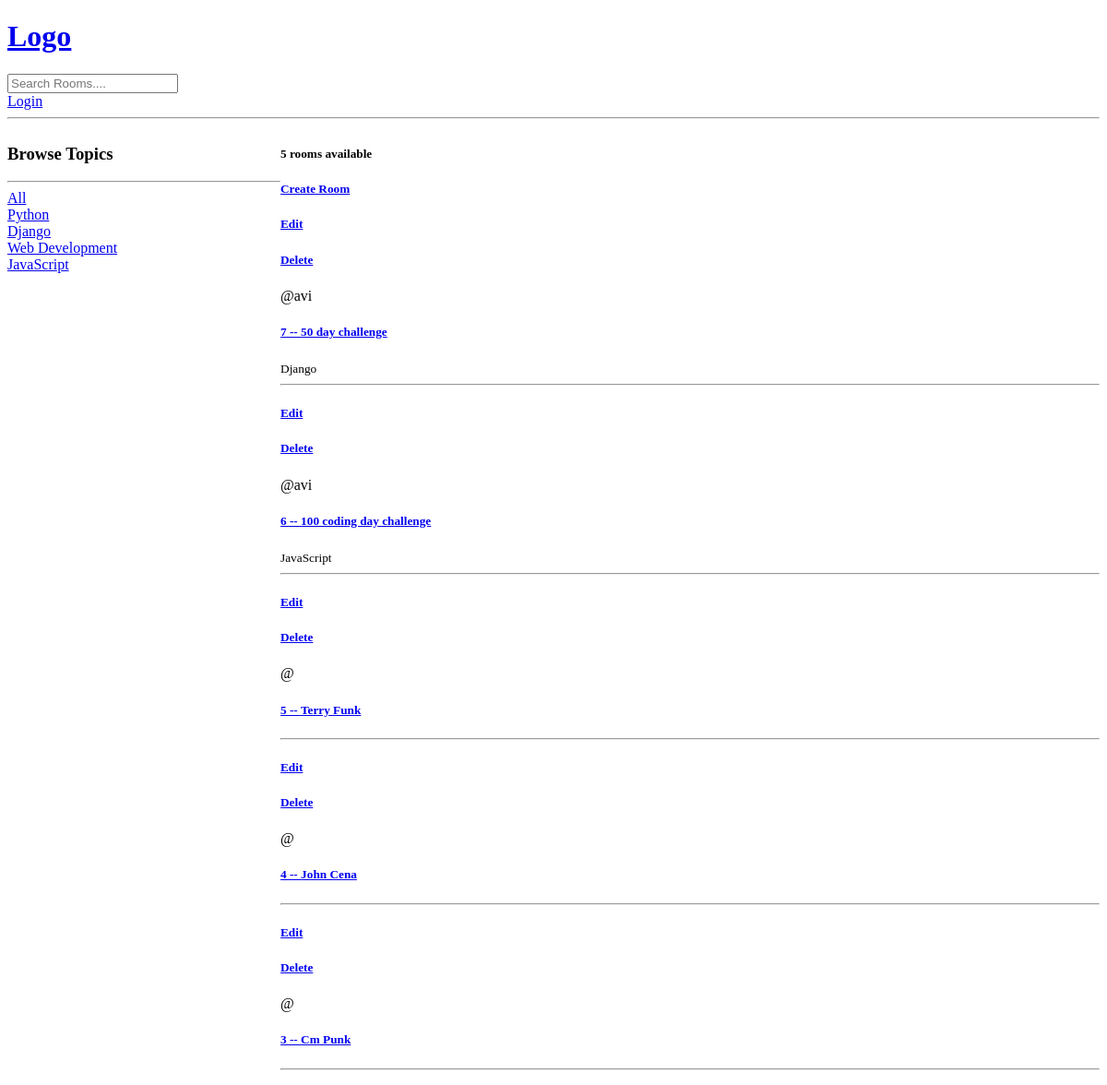
Before: / with the older database file.
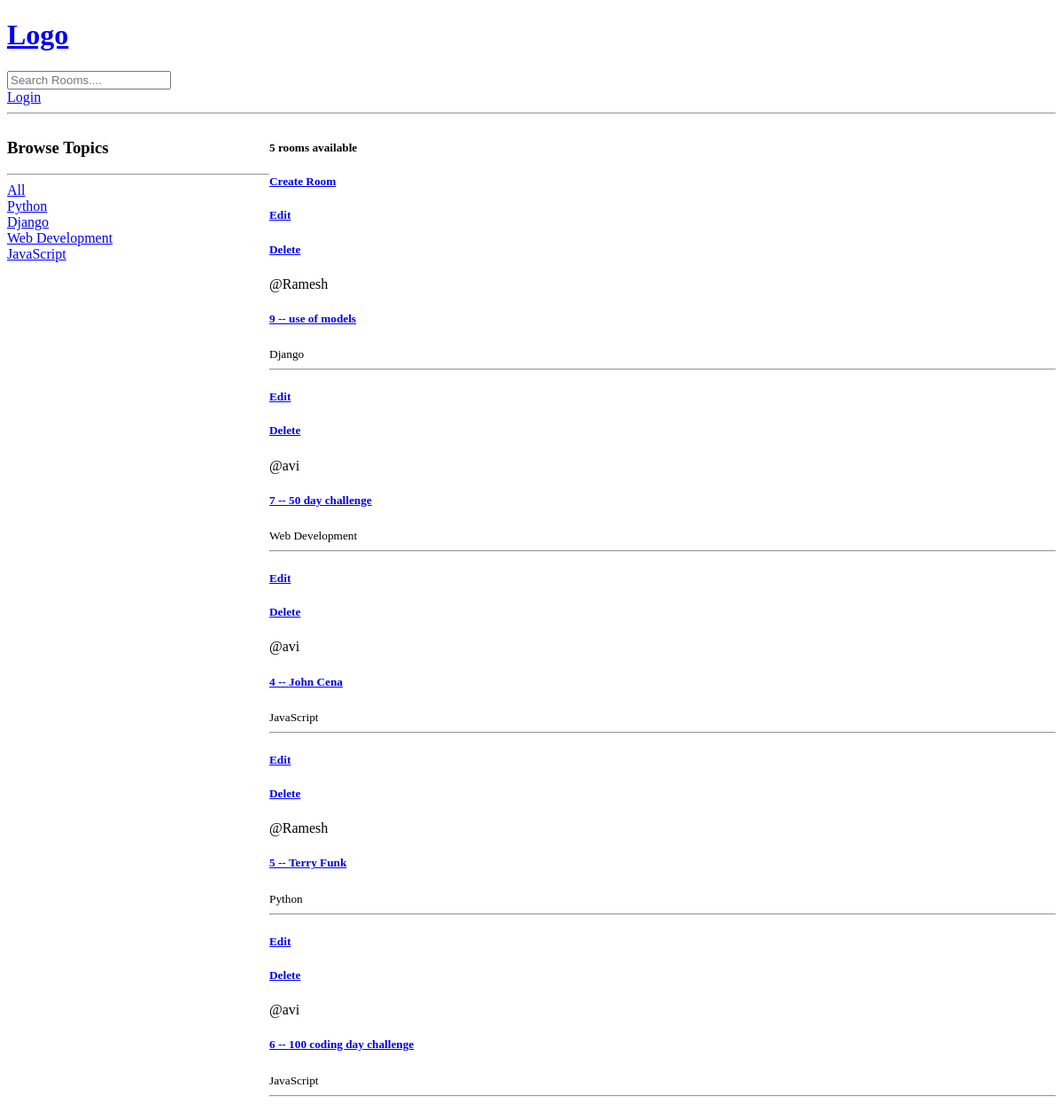
After: the same page with the newer database file.
### base/models.py (models this page shows, shortened)
class Topic(models.Model):
    name = models.CharField(max_length=200)

class Room(models.Model):
    host = models.ForeignKey(User, on_delete=models.SET_NULL, null=True)
    topic = models.ForeignKey(Topic, on_delete=models.SET_NULL, null=True)
    name = models.CharField(max_length=200)
    description = models.TextField(null=True, blank=True)
    updated = models.DateTimeField(auto_now=True)
    created = models.DateTimeField(auto_now_add=True)
    class Meta:
        ordering = ["-updated", "-created" ]

### base/views.py (the view)
# urls.py: path("", views.home, name="home"),
def home(request):
    q = request.GET.get("q") if request.GET.get("q") != None else ""
    rooms = Room.objects.filter(
        Q(topic__name__icontains=q) | Q(name__icontains=q) | Q(description__icontains=q)
    )
    room_count = rooms.count()
    topics = Topic.objects.all()
    context = {"room": rooms, "topics": topics, "room_count": room_count}
    return render(request, "base/home.html", context)

### base/templates/base/home.html (shortened to what this page needs)
{% extends 'main.html' %} {% block content %}
<div class="home-container">
  <div>
    <h3>Browse Topics</h3>
    <hr>
    <div>
      <a href="{% url 'home' %} ">All</a>
    </div>
    {% for topic in topics %}
      <div>
        <a href="{% url 'home' %}?q={{topic.name}}">{{topic.name}}</a>
      </div>
    {% endfor %}
  </div>
  <div>
    <h5>{{room_count}} rooms available</h5>
    <h5><a href="{% url 'create-room' %}">Create Room</a></h5>
    <div>
      {% for r in room %}
      <div>
        <h5><a href="{% url 'update-room' r.id %}">Edit</a></h5>
        <h5><a href="{% url 'delete-room' r.id %}">Delete</a></h5>
        <span>@{{r.host.username}}</span>
        <h5><a href="{% url 'room_number' r.id %}">{{r.id}} -- {{r.name}}</h5></a>
        <small>{{r.topic.name}}</small>
        <hr>
      </div>
      {% endfor %}
    </div>
  </div>
</div>
{% endblock content %}

### templates/main.html (shortened to what this page needs)
<!DOCTYPE html>
<html lang="en">
  <head>
  </head>
  <body>
    {% include 'navbar.html' %} {% block content %} {% endblock %}
  </body>
</html>

### templates/navbar.html
<a href="/"><h1>Logo</h1> </a>
<form action="{% url 'home' %}" method="get">
  <input type="text" name="q" placeholder="Search Rooms...." />
</form>
<a href="{% url 'login' %}">
  Login
</a>
<hr />

### base/templates/base/home.html (style rules this page uses)
.home-container { display: grid; grid-template-columns: 1fr 3fr; }

Changed rows visible on the page:
removed Room: id "3", name "Cm Punk"
added Room: host.username "Ramesh", id "9", name "use of models", topic.name "Django"
changed Room id 7: topic.name "Django" → "Web Development"
changed Room "John Cena": host.username (not shown) → "avi"; topic.name (not shown) → "JavaScript"; moves up the list
changed Room "Terry Funk": host.username (not shown) → "Ramesh"; topic.name (not shown) → "Python"; moves down the list
